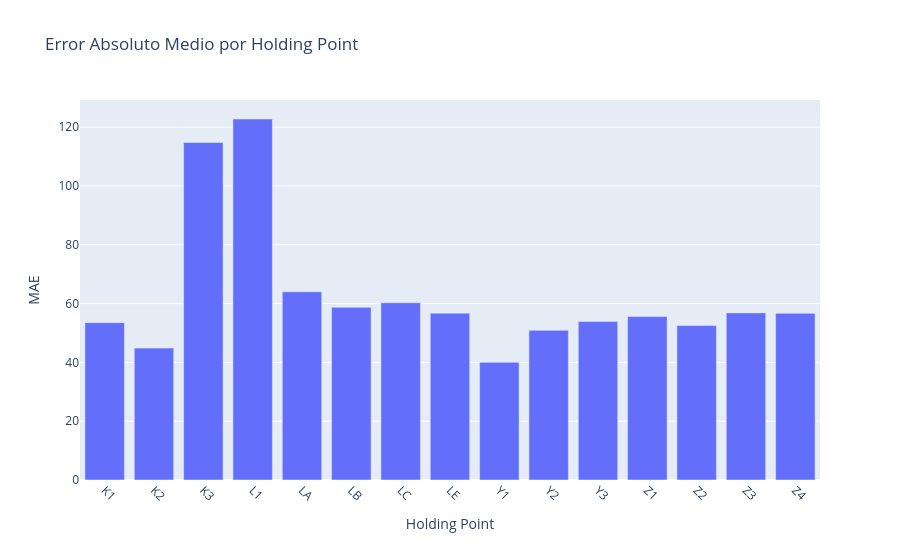

Notebook source saved alongside this figure:
### Code cell
# Crear gráfico interactivo con Plotly

results_df = pd.DataFrame({
    'holding_point': df_sin_outliers.loc[X_test_indices, 'holding_point'],
    'real': y_test.values,
    'predicho': y_pred.flatten(),
    'ICAO': df_sin_outliers.loc[X_test_indices, 'ICAO'],
    'llegada_punto': df_sin_outliers.loc[X_test_indices, 'llegada_punto'],
    'salida_punto': df_sin_outliers.loc[X_test_indices, 'salida_punto'],
    'despegue': df_sin_outliers.loc[X_test_indices, 'despegue'],
    'fecha_despegue': df_sin_outliers.loc[X_test_indices, 'fecha_despegue'],
    'pistas_ocupadas':df_sin_outliers.loc[X_test_indices, 'pistas_ocupadas'],
    'parado':df_sin_outliers.loc[X_test_indices,"parado"]
})
from plotly import graph_objects as go
import plotly.express as px
fig = go.Figure()

# Añadir trazas para cada holding_point
for point in results_df['holding_point'].unique():
    subset = results_df[results_df['holding_point'] == point]
    fig.add_trace(
        go.Scatter(
            x=subset['real'],
            y=subset['predicho'],
            mode='markers',
            name=point,
            text=[f"ICAO: {row['ICAO']}<br>"
                  f"Holding Point: {row['holding_point']}<br>"
                  f"Real: {row['real']:.2f}<br>"
                  f"Predicho: {row['predicho']:.2f}<br>"
                  f"Llegada: {row['llegada_punto']}<br>"
                  f"Salida: {row['salida_punto']}<br>"
                  f": {row['salida_punto']}<br>"
                  f"Despegue: {row['despegue']}<br>"
                  f"pistas_ocupadas: {row['pistas_ocupadas']}<br>"
                  f"Parado: {row['parado']}<br>"
                  f"Fecha: {row['fecha_despegue']}"
                  for _, row in subset.iterrows()],
            hoverinfo='text',
            visible=True
        )
    )

# Añadir línea de referencia y=x
min_val = min(results_df['real'].min(), results_df['predicho'].min())
max_val = max(results_df['real'].max(), results_df['predicho'].max())
fig.add_trace(
    go.Scatter(
        x=[min_val, max_val],
        y=[min_val, max_val],
        mode='lines',
        line=dict(color='red', dash='dash'),
        name='y=x',
        visible=True
    )
)

# Crear botones para el filtro
buttons = [
    dict(
        label='Todos',
        method='update',
        args=[{'visible': [True] * len(results_df['holding_point'].unique()) + [True]},  # +1 para la línea y=x
              {'title': 'Predicciones vs Valores Reales (Todos los Holding Points)'}]
    )
]

for i, point in enumerate(results_df['holding_point'].unique()):
    visible = [False] * len(results_df['holding_point'].unique())
    visible[i] = True
    buttons.append(
        dict(
            label=point,
            method='update',
            args=[{'visible': visible + [True]},  # +[True] para mantener la línea y=x visible
                  {'title': f'Predicciones vs Valores Reales (Holding Point: {point})'}]
        )
    )

# Actualizar el layout con el dropdown
fig.update_layout(
    title='Predicciones vs Valores Reales por Holding Point',
    xaxis_title='Tiempo de espera real',
    yaxis_title='Tiempo de espera predicho',
    updatemenus=[
        dict(
            buttons=buttons,
            direction='down',
            showactive=True,
            x=0.1,
            xanchor='left',
            y=1.15,
            yanchor='top'
        )
    ],
    showlegend=True,
    hovermode='closest'
)

# Mostrar el gráfico
fig.show()

# Opcional: Gráfico de barras de error por holding_point
error_by_point = results_df.groupby('holding_point').apply(
    lambda x: np.mean(np.abs(x['real'] - x['predicho']))
)

fig_bar = px.bar(
    x=error_by_point.index,
    y=error_by_point.values,
    labels={'x': 'Holding Point', 'y': 'MAE'},
    title='Error Absoluto Medio por Holding Point'
)
fig_bar.update_layout(xaxis={'tickangle': 45})
fig_bar.show()

### Figure 1 — Plotly figure (JSON) as saved in the notebook; plotly's stock layout.template omitted (floating-point values rounded to 4 significant figures)
{"data": [{"alignmentgroup": "True", "hovertemplate": "Holding Point=%{x}<br>MAE=%{y}<extra></extra>", "legendgroup": "", "marker": {"color": "#636efa", "pattern": {"shape": ""}}, "name": "", "offsetgroup": "", "orientation": "v", "showlegend": false, "textposition": "auto", "type": "bar", "x": ["K1", "K2", "K3", "L1", "LA", "LB", "LC", "LE", "Y1", "Y2", "Y3", "Z1", "Z2", "Z3", "Z4"], "xaxis": "x", "y": [53.53, 44.87, 114.8, 122.8, 64.01, 58.74, 60.31, 56.76, 40.04, 50.92, 53.91, 55.59, 52.53, 56.85, 56.7], "yaxis": "y"}], "layout": {"barmode": "relative", "legend": {"tracegroupgap": 0}, "title": {"text": "Error Absoluto Medio por Holding Point"}, "xaxis": {"anchor": "y", "domain": [0, 1], "tickangle": 45, "title": {"text": "Holding Point"}}, "yaxis": {"anchor": "x", "domain": [0, 1], "title": {"text": "MAE"}}}}
